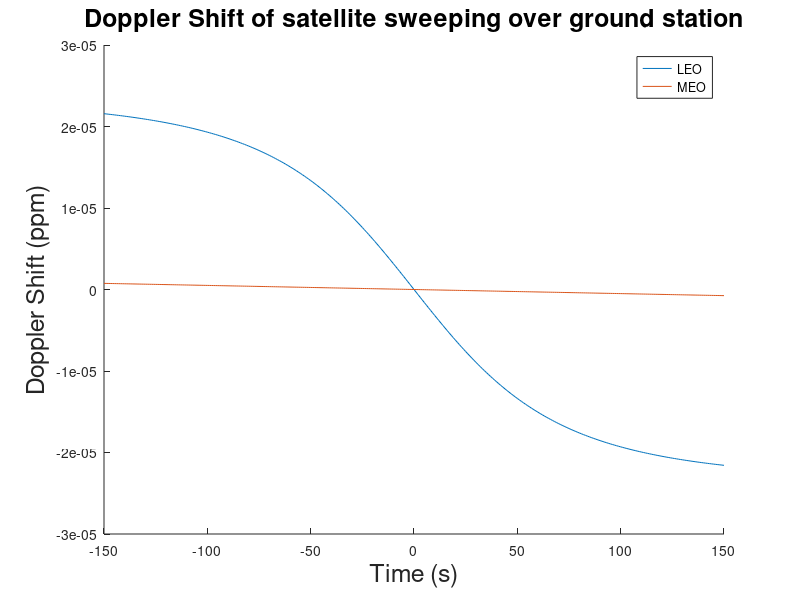

Reproduce this figure in MATLAB.
g=9.8;
H=550000;
R=6371000;
c=3e8;
t = -150:150;

figure;
hold;

x = (sqrt(g./R)./((1+H./R).^1.5)).*t;
dF = 1./(1+(1./c).*sqrt((g.*R)./(1+H./R)).*sin(x)./sqrt((1+H./R).^2-2.*(1+H./R)*cos(x)+1))-1;
plot(t, dF, 'DisplayName','LEO');

HM = 8062000;
x = (sqrt(g./R)./((1+HM./R).^1.5)).*t;
dFM = 1./(1+(1./c).*sqrt((g.*R)./(1+HM./R)).*sin(x)./sqrt((1+HM./R).^2-2.*(1+HM./R)*cos(x)+1))-1; L2 = '8062km (MEO)';
plot(t, dFM, 'DisplayName','MEO');

title(["Doppler Shift of satellite", " sweeping over ground station"], 'FontSize', 18);
xlabel("Time (s)", 'FontSize', 18);
ylabel("Doppler Shift (ppm)", 'FontSize', 18);

legend;
drawnow;
hold off;